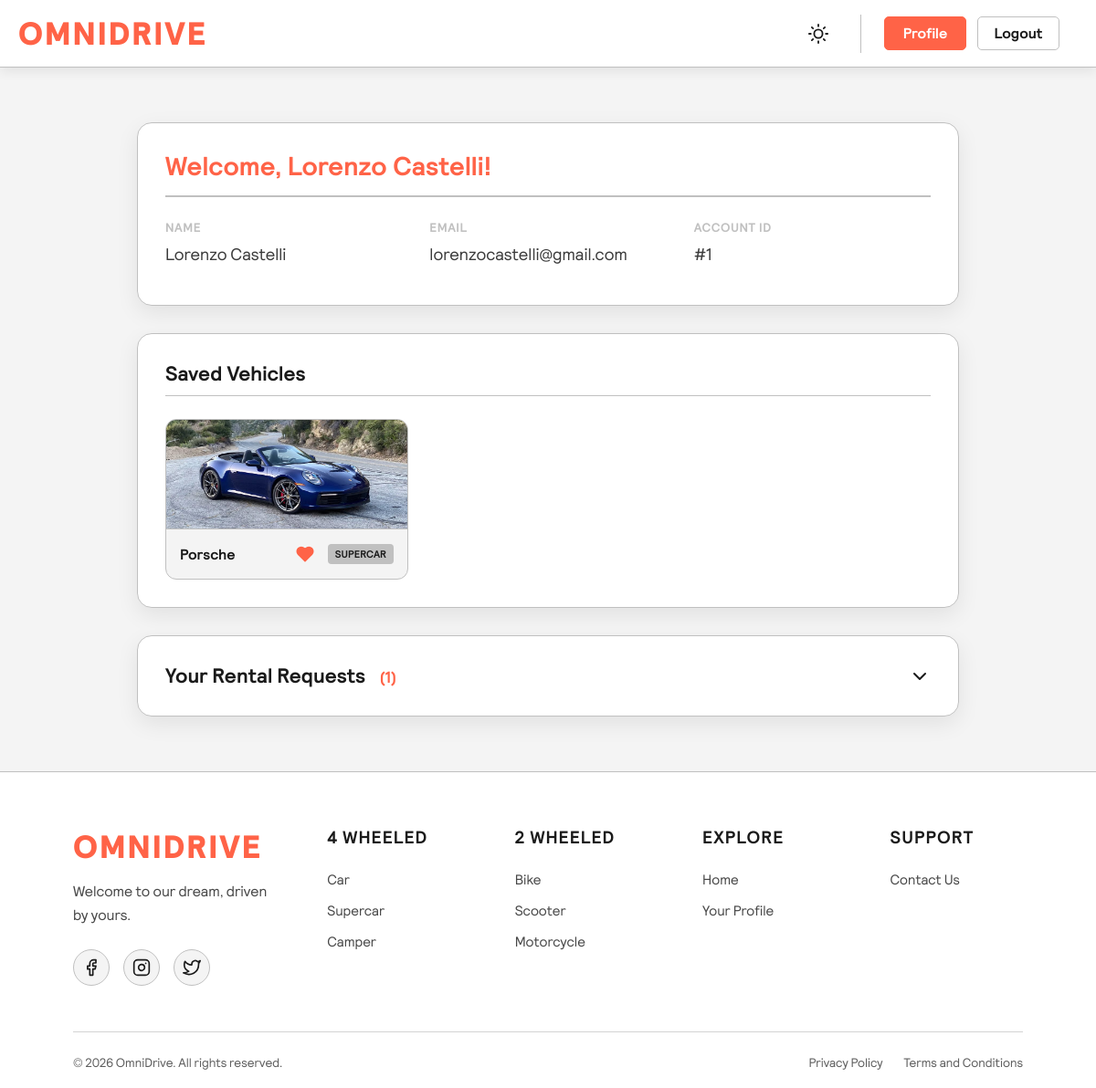
Screenshot of /profile (signed in) with the database file from the repository.
### tables this page shows
CREATE TABLE users (
                   id INTEGER PRIMARY KEY AUTOINCREMENT,
                   name TEXT NOT NULL,
                   email TEXT NOT NULL UNIQUE,
                   password TEXT NOT NULL
            );

CREATE TABLE supercars (
                   id INTEGER PRIMARY KEY AUTOINCREMENT,
                   brand TEXT NOT NULL,
                   model TEXT NOT NULL,
                   rent_length INTEGER NOT NULL,
                   price REAL NOT NULL,
                   color TEXT NOT NULL,
                   transmission TEXT NOT NULL,
                   fuel TEXT NOT NULL,
                   power INTEGER NOT NULL,
                   traction TEXT NOT NULL,
                   number_of_seats TEXT NOT NULL,
                   inside_color TEXT NOT NULL,
                   inside_material TEXT NOT NULL,
                   img TEXT
            );

CREATE TABLE saved_vehicles (
                   id INTEGER PRIMARY KEY AUTOINCREMENT,
                   user_id INTEGER NOT NULL,
                   vehicle_type TEXT NOT NULL,
                   vehicle_id INTEGER NOT NULL,
                   FOREIGN KEY (user_id) REFERENCES users (id) ON DELETE CASCADE
            );

### app.py (the view)
@app.route('/profile')
def profile():
    if not session.get('user_id'):
        flash("You have to login first!", 'error')
        return redirect(url_for('login'))
    user_id = session['user_id']
    saved_list = []
    with db_connect() as db:
        favorites = db.execute(
            'SELECT vehicle_type, vehicle_id FROM saved_vehicles WHERE user_id = ?',
            (user_id,)
        ).fetchall()
        for fav in favorites:
            table = TYPE_TO_TABLE.get(fav['vehicle_type'])
            v_data = db.execute(f'SELECT id, brand, img FROM {table} WHERE id = ?', (fav['vehicle_id'],)).fetchone()
            if v_data:
                v_dict = dict(v_data)
                v_dict['type'] = fav['vehicle_type']
                if v_dict.get('img'):
                    v_dict['img_url'] = f"imgs/{table}/{v_dict['id']}/{v_dict['img']}"
                saved_list.append(v_dict)
        requests = db.execute('SELECT * FROM rental_requests WHERE user_id = ? ORDER BY id DESC', (user_id,)).fetchall()
        user_data = db.execute('SELECT email FROM users WHERE id = ?', (user_id,)).fetchone()
    return render_template("profile.html", requests=requests, user_email=user_data['email'], saved_vehicles=saved_list)

### app.py (called while the page is built)
def db_connect():
    conn = sqlite3.connect(DB_USERS_PATH)
    conn.row_factory = sqlite3.Row
    conn.execute('PRAGMA foreign_keys = ON')
    return conn

### templates/profile.html (shortened to what this page needs)
{% extends "base.html" %}
{% block extra_css %}
    <link rel="stylesheet"
          href="{{ url_for('static', filename='css/profile.css') }}">
{% endblock extra_css %}
{% block content %}
    <div class="mega-box profile-layout">
        <div class="profile-box">
            <h2 class="profile-title">Welcome, {{ session.user_name }}!</h2>
            <div class="user-info-grid">
                <div class="info-group">
                    <span class="info-label">Name</span>
                    <span class="info-value">{{ session.user_name }}</span>
                </div>
                <div class="info-group">
                    <span class="info-label">Email</span>
                    <span class="info-value">{{ user_email | default("your.email@example.com") }}</span>
                </div>
                <div class="info-group">
                    <span class="info-label">Account ID</span>
                    <span class="info-value">#{{ session.user_id }}</span>
                </div>
            </div>
        </div>
        <div class="profile-box">
            <h2 class="section-title">Saved Vehicles</h2>
            {% if saved_vehicles %}
                <div class="saved-vehicles-grid">
                    {% for vehicle in saved_vehicles %}
                        <div class="mini-vehicle-card">
                            <a href="{{ url_for('vehicle_detail', vehicle_type=vehicle.type, vehicle_id=vehicle.id) }}"
                               class="mini-img-link">
                                <div class="mini-img-container">
                                    {% if vehicle.img_url %}
                                        <img src="{{ url_for('static', filename=vehicle.img_url) }}"
                                             alt="{{ vehicle.brand }}">
                                    {% endif %}
                                </div>
                            </a>
                            <div class="mini-vehicle-info">
                                <a href="{{ url_for('vehicle_detail', vehicle_type=vehicle.type, vehicle_id=vehicle.id) }}"
                                   class="mini-brand-link">
                                    <h4>{{ vehicle.brand|capitalize }}</h4>
                                </a>
                                <button class="btn-favorite-mini is-saved"
                                        data-type="{{ vehicle.type }}"
                                        data-id="{{ vehicle.id }}"
                                        title="Remove from favorites">
                                    <svg viewBox="0 0 24 24"
                                         fill="none"
                                         stroke="currentColor"
                                         stroke-width="2"
                                         stroke-linecap="round"
                                         stroke-linejoin="round"
                                         class="heart-icon-mini">
                                        <path d="M20.84 4.61a5.5 5.5 0 0 0-7.78 0L12 5.67l-1.06-1.06a5.5 5.5 0 0 0-7.78 7.78l1.06 1.06L12 21.23l7.78-7.78 1.06-1.06a5.5 5.5 0 0 0 0-7.78z">
                                        </path>
                                    </svg>
                                </button>
                                <span class="mini-badge">{{ vehicle.type|capitalize }}</span>
                            </div>
                        </div>
                    {% endfor %}
                </div>
            {% endif %}
        </div>
        <div class="profile-box collapsible-box">
            <div class="collapsible-header" id="requests-toggle">
                <h2 class="section-title m-0">
                    Your Rental Requests <span class="request-count">({{ requests|length if requests else 0 }})</span>
                </h2>
                <svg class="toggle-arrow"
                     viewBox="0 0 24 24"
                     fill="none"
                     stroke="currentColor"
                     stroke-width="2"
                     stroke-linecap="round"
                     stroke-linejoin="round">
                    <polyline points="6 9 12 15 18 9"></polyline>
                </svg>
            </div>
        </div>
    </div>
{% endblock content %}

### static/css/base.css (style rules this page uses)
* { margin: 0; padding: 0; box-sizing: border-box; font-family: 'OmniSans', Arial, sans-serif; }
:root { --background-page: #f4f4f4; --background-div: #ffffff; --background-header: #ffffff; --background-footer: #ffffff; --font-color: #1a1a1a; --logo-color: #FF6347; --border-color: #c0c0c0; --icon-color: #1a1a1a; --success-color: #00c853; --error-color: #f44336; --shadow-color: rgba(0, 0, 0, 0.08); }
body { background-color: var(--background-page); color: var(--font-color); transition: background-color 1s ease, color 1s ease; display: flex; flex-direction: column; min-height: 100vh; margin: 0; overflow-y: scroll; overflow-x: hidden; font-family: 'OmniSans', sans-serif; }
a { transition: background-color 1s ease, color 1s ease; }
button { transition: background-color 1s ease, color 1s ease; }

### static/css/profile.css (style rules this page uses)
.profile-layout { width: 100%; max-width: 900px; margin: 0 auto; display: flex; flex-direction: column; gap: 30px; animation: premiumFadeUp 0.8s cubic-bezier(0.16, 1, 0.3, 1) forwards; }
.profile-box { background: var(--background-div); border: 1px solid var(--border-color); border-radius: 16px; padding: 30px; box-shadow: 0 8px 24px var(--shadow-color); transition: background-color 1s ease, border-color 1s ease, box-shadow 1s ease; }
.profile-title { color: var(--logo-color); border-bottom: 2px solid var(--border-color); padding-bottom: 15px; margin-bottom: 25px; font-size: 1.8rem; }
.section-title { font-size: 1.4rem; margin-bottom: 25px; color: var(--font-color); border-bottom: 1px solid var(--border-color); padding-bottom: 10px; }
.m-0 { margin: 0 !important; border: none; padding: 0; }
.user-info-grid { display: flex; flex-wrap: wrap; gap: 30px; margin-bottom: 10px; }
.info-group { display: flex; flex-direction: column; flex: 1; gap: 6px; }
.info-label { font-size: 0.85rem; color: var(--border-color); text-transform: uppercase; letter-spacing: 0.5px; font-weight: 700; }
.info-value { display: block; font-size: 1.15rem; line-height: 1.7; color: var(--font-color); opacity: 0.85; font-weight: 300; }
.saved-vehicles-grid { display: grid; grid-template-columns: repeat(auto-fill, minmax(200px, 1fr)); gap: 20px; }
.mini-vehicle-card { display: flex; flex-direction: column; background: var(--background-page); border: 1px solid var(--border-color); border-radius: 12px; overflow: hidden; transition: all 0.3s ease; }
.mini-brand-link { text-decoration: none; color: inherit; flex: 1; }
.mini-img-container { height: 120px; width: 100%; background: var(--background-div); display: flex; align-items: center; justify-content: center; overflow: hidden; border-bottom: 1px solid var(--border-color); }
.mini-img-container img { width: 100%; height: 100%; object-fit: cover; transition: transform 0.5s; }
.mini-vehicle-info { padding: 12px 15px; display: flex; justify-content: space-between; align-items: center; gap: 10px; }
.mini-vehicle-info h4 { margin: 0; color: var(--font-color); font-size: 1rem; font-weight: 700; }
.mini-badge { font-size: 0.7rem; background: var(--border-color); color: var(--font-color); padding: 4px 8px; border-radius: 4px; text-transform: uppercase; font-weight: bold; }
.btn-favorite-mini { background: transparent; border: none; padding: 5px; cursor: pointer; display: flex; align-items: center; justify-content: center; transition: transform 0.2s ease; outline: none; }
.heart-icon-mini { width: 20px; height: 20px; color: var(--font-color); fill: transparent; stroke: var(--font-color); opacity: 0.5; transition: all 0.3s ease; }
.btn-favorite-mini.is-saved .heart-icon-mini { color: var(--logo-color); fill: var(--logo-color); stroke: var(--logo-color); opacity: 1; }
.collapsible-box { padding: 0; }
.collapsible-header { display: flex; justify-content: space-between; align-items: center; padding: 30px; cursor: pointer; background: transparent; transition: background 0.3s ease; border-radius: 16px; }
.request-count { color: var(--logo-color); font-size: 1.1rem; margin-left: 10px; }
.toggle-arrow { width: 24px; height: 24px; color: var(--font-color); transition: transform 0.4s ease; }

### rows the page displays
users: email "lorenzocastelli@gmail.com"
supercars: brand (picture), brand "Porsche"
saved_vehicles: type "SUPERCAR"

### other values shown
{{ session.user_name }} "Lorenzo Castelli"
{{ session.user_id }} "1"
{{ requests|length if requests else 0 }} "1"
